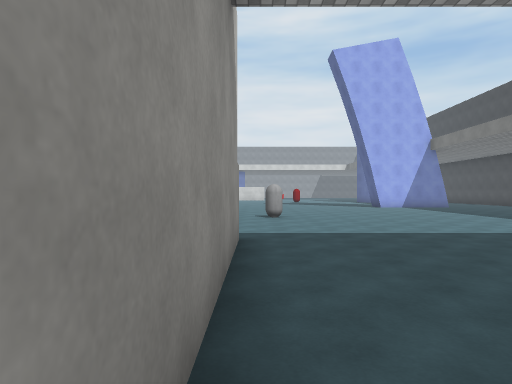
View 1 (above)

24 first-person views from a walk through a scene from a Unity 3-D project. The camera is 1.5 m above the floor, looks level and sees 75° across. The floor is counted in squares, 2 m on a side. Each view is taken from the middle of a square. On the plan, view 1 faces up. The plan holds only what a view shows up to about 11 squares ahead; the rest is blank. The place goes on beyond the plan. The player character is not drawn. Surface patterns are stand-ins for the level's own textures.

View 2
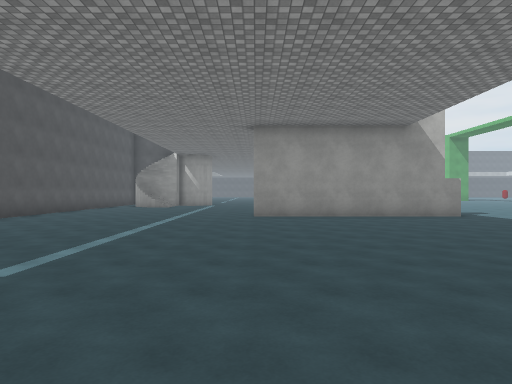

View 3
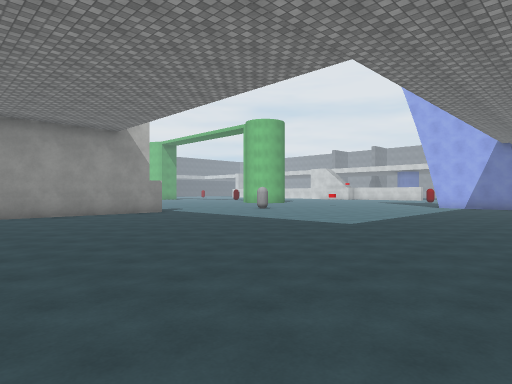

View 4
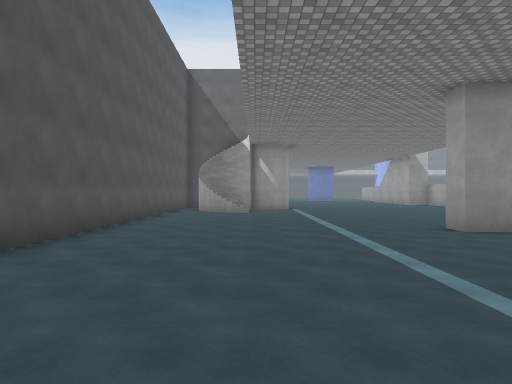

View 5
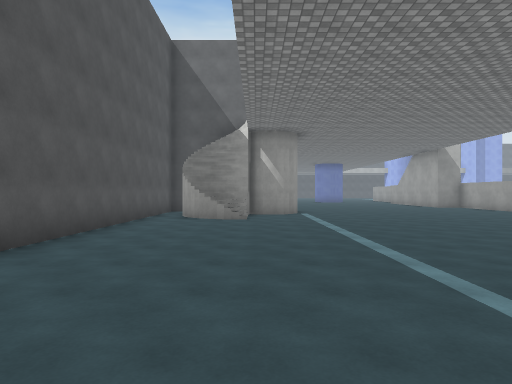

View 6
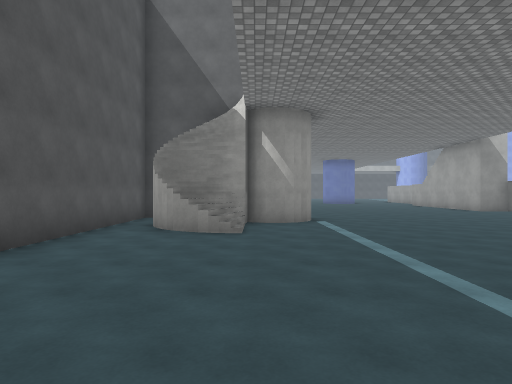

View 7
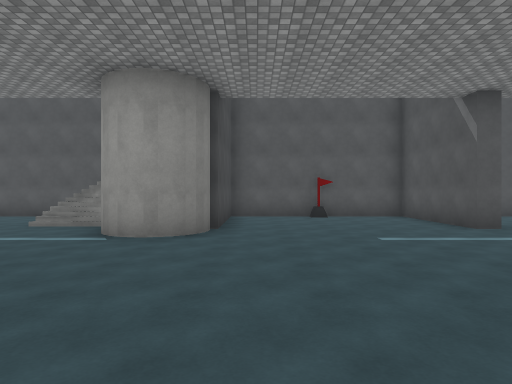

View 8
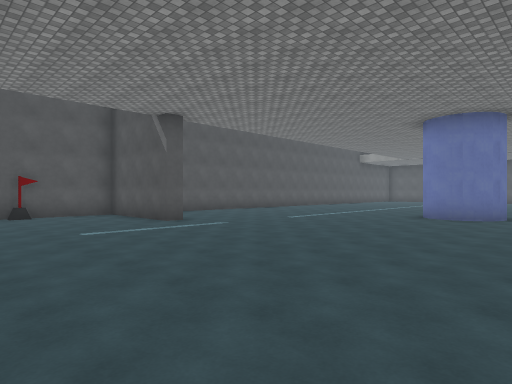

View 9
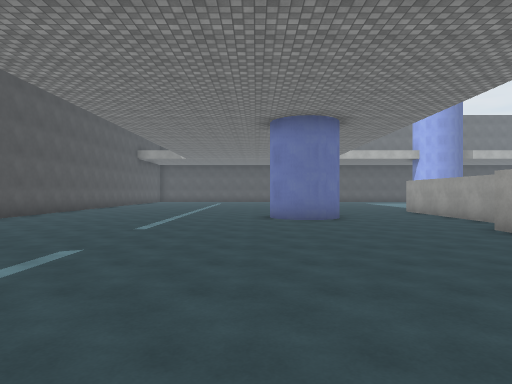

View 10
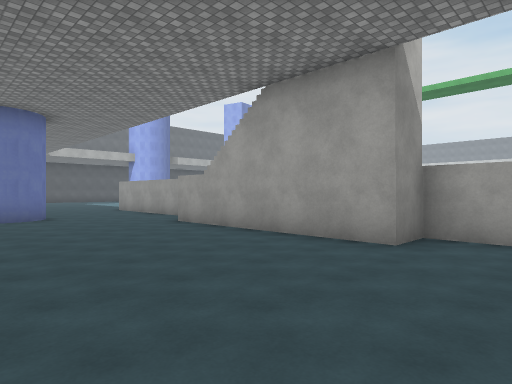

View 11
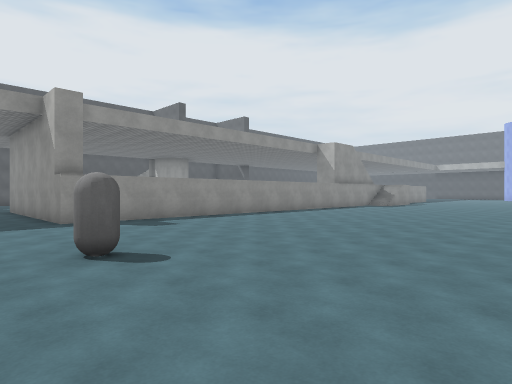

View 12
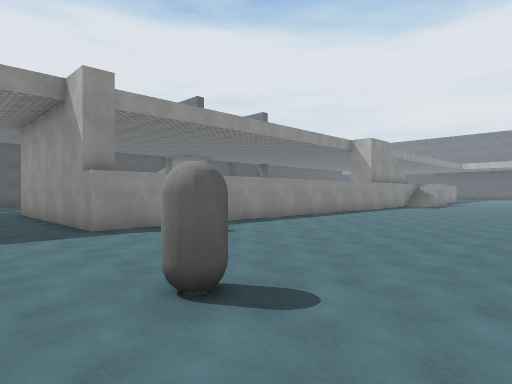

View 13
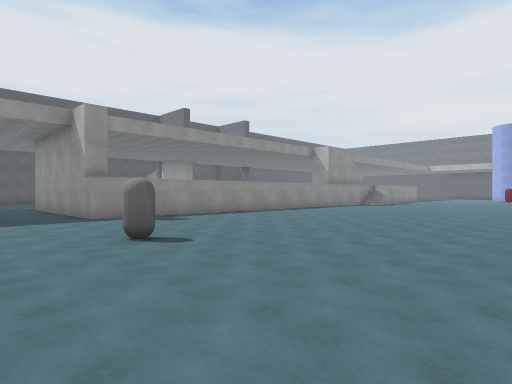

View 14
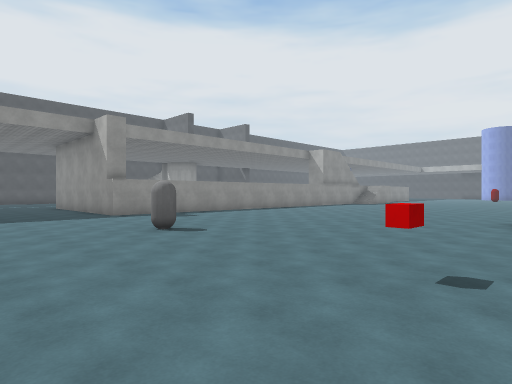

View 15
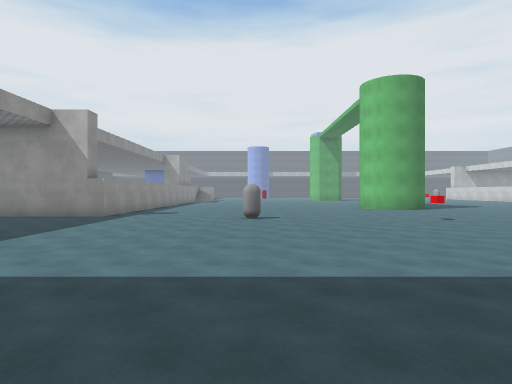

View 16
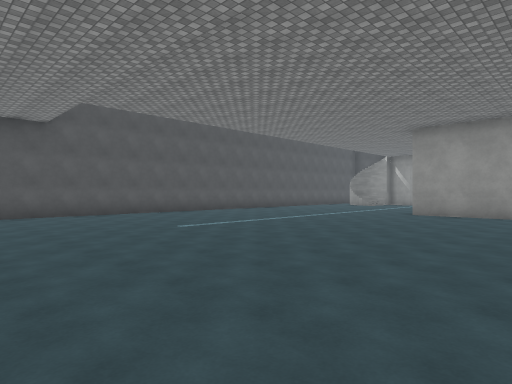

View 17
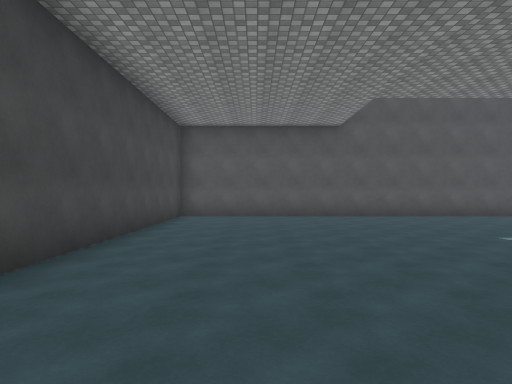

View 18
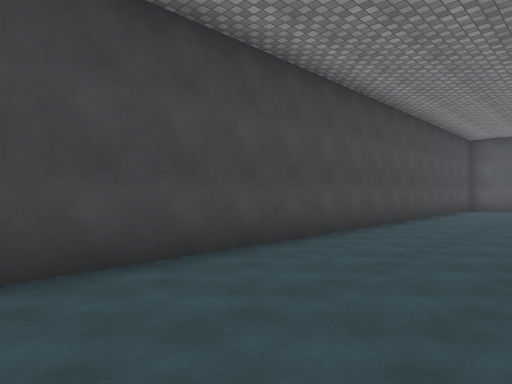

View 19
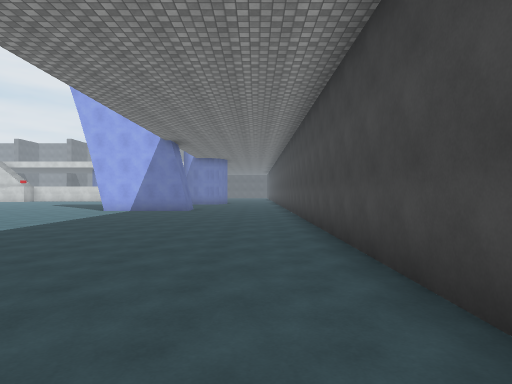

View 20
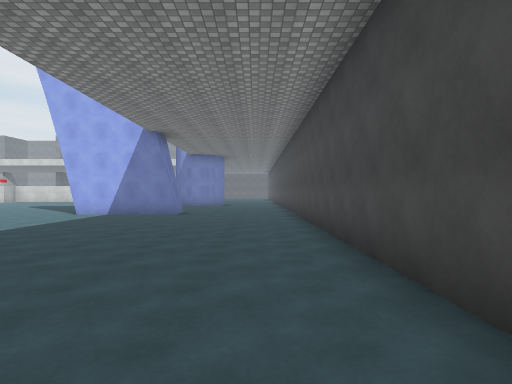

View 21
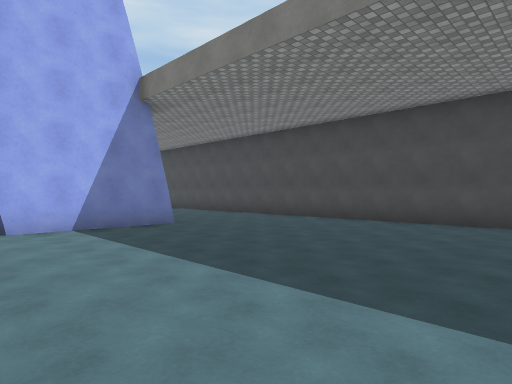

View 22
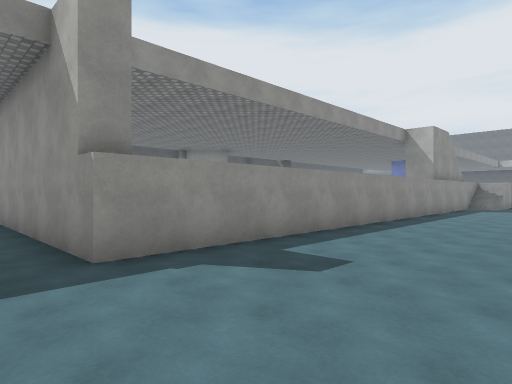

View 23
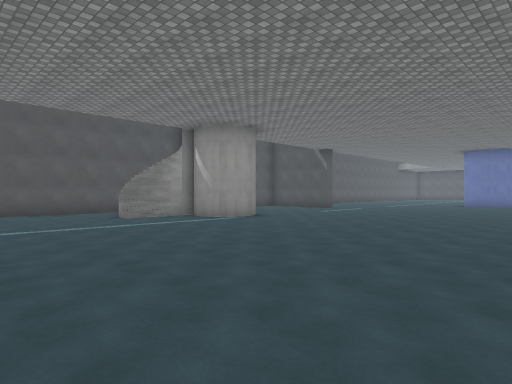

View 24
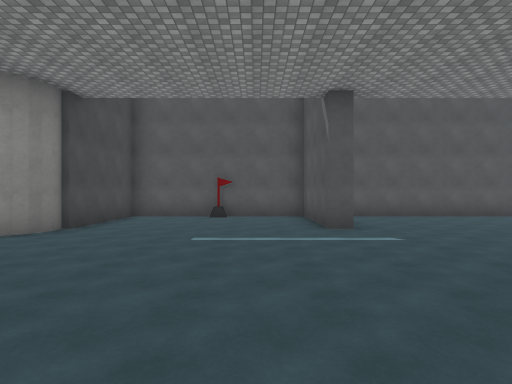

### Floor plan
Key: @ floor where view 1 was taken; # wall or solid block; . main floor; : floor 2.25 m higher than the main floor; + floor 6.5 m higher than the main floor; / step, stairs or slope; = window, fence, low wall or low ledge; C grey capsule; B red block.
Columns run from 23 left of view 1 to 14 right of it. Each row starts with its distance up from view 1.
 16                       .......####....#
 15                    .....B............#
 14               .......................#
 13              ........................#
 12              ........................#
 11              ........................#
 10              ..........C.............#
  9              ........................#
  8               .......................#
  7             .........................#
  6             .........................#
  5  :::      /:  :::::::::..............#
  4 .....:///+#.     .....#..............#
  3 ......................#..............#
  2 ......................#..............#
  1  ##...................#..............#
  0  ##...................#@.............#
 -1 ......................#..............#
 -2 .....................................#
 -3 .....................................#
 -4 ............./+......................#
 -5 .......#.....#+#.....................#
 -6 .......#.....#///=...................#
 -7 .......#.....##//....................#
 -8 .......#..#..#.......................#
 -9 ######################################

Positions as (right, up) in squares from view 1, and headings:
1: (0, 0), facing up
2: (10, -1), facing left
3: (11, -1), facing up-left
4: (6, -5), facing left
5: (3, -5), facing left
6: (0, -5), facing left
7: (-11, 2), facing down
8: (-11, 3), facing down-left
9: (-12, -1), facing left
10: (-11, -1), facing up-left
11: (2, 14), facing down-left
12: (2, 12), facing down-left
13: (3, 15), facing down-left
14: (4, 16), facing down-left
15: (10, 10), facing left
16: (11, 3), facing down-left
17: (11, 2), facing down
18: (10, 7), facing down-right
19: (12, 3), facing up
20: (12, 5), facing up
21: (5, 9), facing up-right
22: (1, 9), facing down-left
23: (-2, 4), facing down-left
24: (-14, 2), facing down
